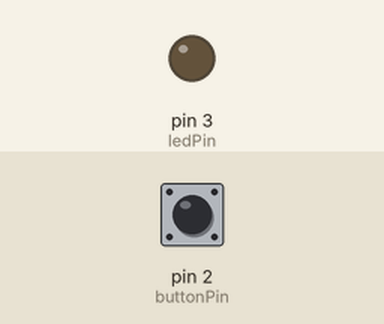
A sketch run on a simulated Arduino Uno, built with avr-gcc and run on an emulated ATmega328P. On the bench: output pins drawn as LEDs (lit = HIGH). Dashed ring = blinking. The inputs (shaded band) are chosen by the test bench; at power-on: pin 2 (buttonPin) HIGH.

Above: at 1.2 s.
1.3 s: pin 2 (buttonPin) pulled LOW for 1 s
At 3.4 s:
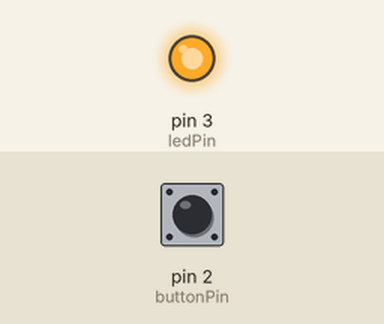
3.8 s: pin 2 (buttonPin) pulled LOW for 3.2 s
At 4.1 s:
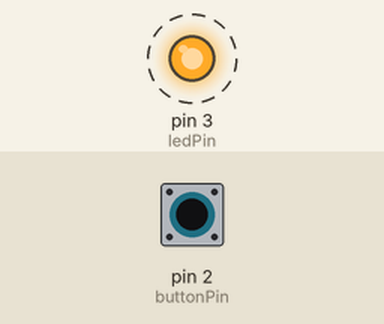
8.5 s: pin 2 (buttonPin) pulled LOW for 0.25 s
At 9.6 s:
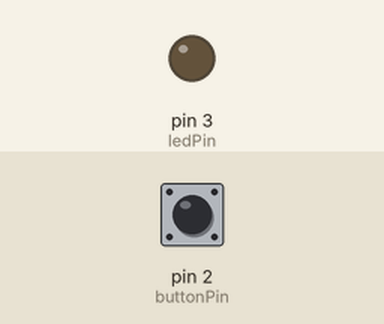
Timing chart, 0 to 11.5 s (numbered marks = the images above; inputs shaded):
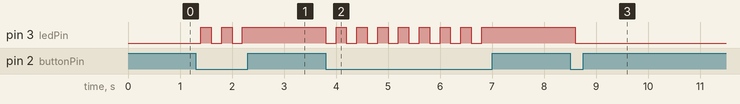

The sketch:

PushButtonLed.ino
```cpp
/* Learn to use pushbutton (button switch) with Arduino - Tutorial
   More info and circuit schematic: http://www.ardumotive.com/arduino-tutorials/category/button
   Dev: Michalis Vasilakis / Date: 19/10/2014
   UPDATED 2/6/2016 - LED to Arduino pin 3 and button to Arduino pin 4*/


//Constants
const int buttonPin = 2;
const int ledPin =  3;

//Variables
int buttonState = 0;
int flag=0;

void setup() {
  //Input or output?
  pinMode(ledPin, OUTPUT);
  pinMode(buttonPin, INPUT_PULLUP);
}

void loop(){
  //Read button state (pressed or not pressed?)
  buttonState = digitalRead(buttonPin);

  //If button pressed...
  if (buttonState == LOW) {
    //...ones, turn led on!
    if ( flag == 0){
      digitalWrite(ledPin, HIGH);
      flag=1; //change flag variable
    }
    //...twice, turn led off!
    else if ( flag == 1){
      digitalWrite(ledPin, LOW);
      flag=0; //change flag variable again
    }
  }
  delay(200); //Small delay

}
```

Measured:
- after the input at 1.3 s, pin 3 (ledPin): alternates HIGH for 0.20 s and LOW for 0.20 s, 5 changes in all, then stays HIGH, starting after 0.10 s
- after the input at 3.8 s, pin 3 (ledPin): alternates HIGH for 0.20 s and LOW for 0.20 s, 16 changes in all, then stays HIGH, starting at once
- after the input at 8.5 s, pin 3 (ledPin): HIGH → LOW after 0.10 s
